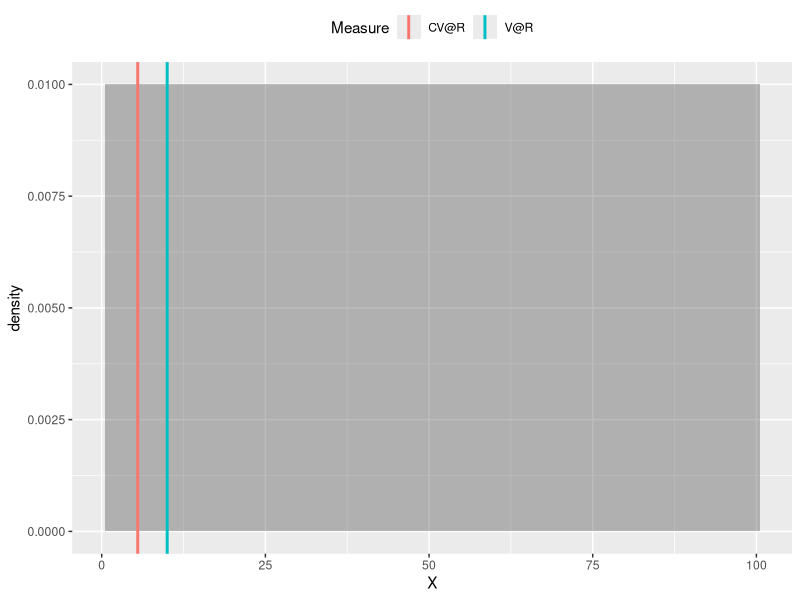

Recreate this plot in R.

library(ggplot2)
X = 1:100
risk = 0.10
VaR = quantile(X,risk,type=1)
CVaR = (mean(X*(X<=VaR)) + VaR*(risk - mean(X<=VaR)))/risk

VaR
CVaR 


line.data <- data.frame(xintercept = c(VaR, CVaR), Measure = c("V@R", "CV@R"),
                        color = c("red", "blue"), stringsAsFactors = FALSE)

df = data.frame(X=X)
ggplot(df,aes(x=X))+   theme(legend.position="top")+
  geom_histogram(aes(y = ..density..), alpha = 0.4,position = position_dodge(),bins=100)+
  geom_vline(aes(xintercept = xintercept, color = Measure), line.data, size = 1)
  
  



